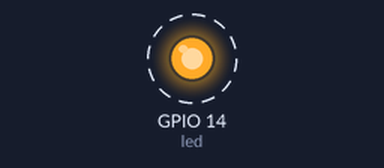
This program was run on a simulated Raspberry Pi (BCM pin numbers). Parts: output pins drawn as LEDs (lit = HIGH). Dashed ring = blinking.

Above: at 0.5 s.
Timing chart, 0 to 4.6 s (numbered marks = the images above):
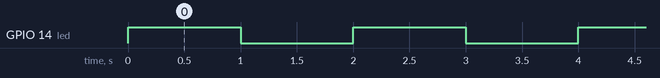

The program:

blink_v1.py
```python
#############################################################################################
# RoboCore - Kit Discovery para Raspberry Pi - Projeto Blink
# Faz o LED conectado ao GPIO 14 (localizado no pino 8 do barramento) piscar de 1 em 1
# segundo.
#############################################################################################

#adicao das bibliotecas
from gpiozero import LED
from time import sleep

#configura o objeto "led" a GPIO 14 da placa
led = LED(14)

#executa infinitamente
while True:
    led.on() #acende o LED
    sleep(1) #aguarda 1 segundo
    led.off() #apaga o LED
    sleep(1) #aguarda 1 segundo
```

Measured:
- by itself, GPIO 14 (led): alternates HIGH for 1.0 s and LOW for 1.0 s
